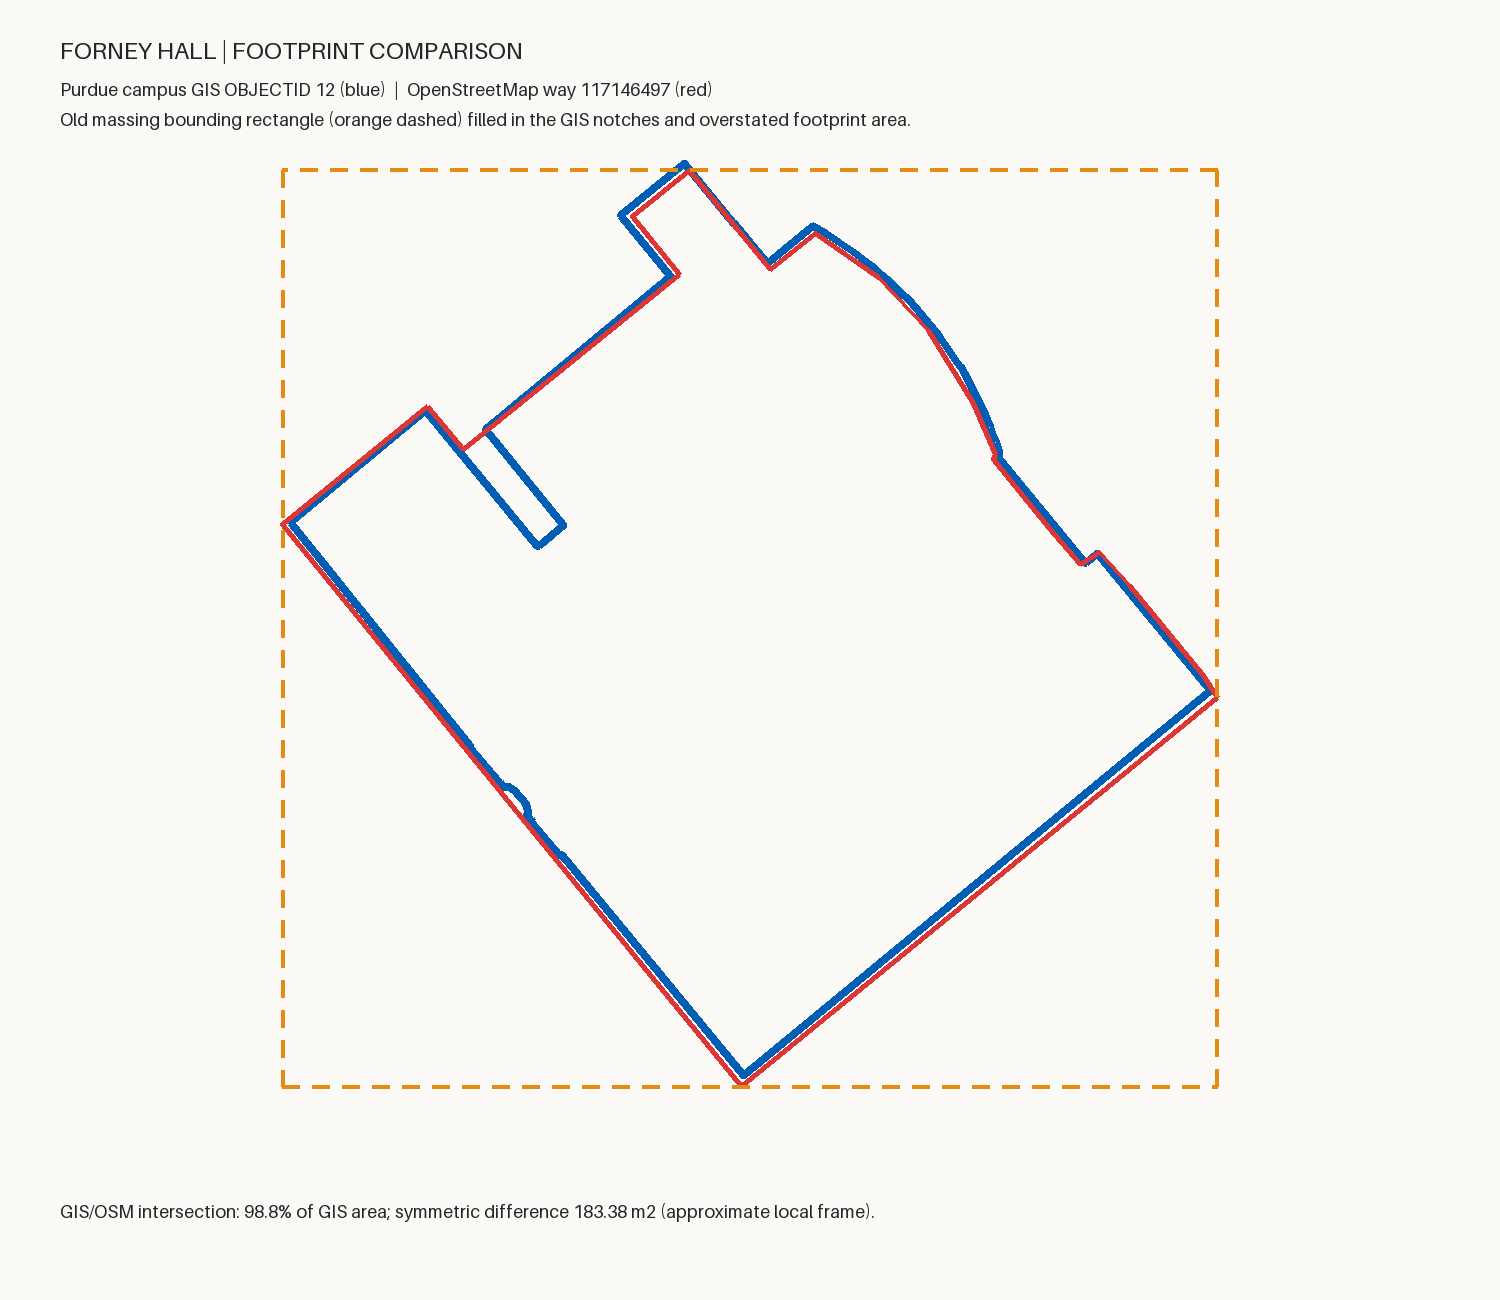

Write Python code to recreate this figure.
"""Recompute Forney GIS/OSM comparison and produce a review overlay."""
import json, math
from pathlib import Path
from PIL import Image, ImageDraw, ImageFont
from shapely.geometry import Polygon

HERE=Path(__file__).resolve().parent
gis=json.loads((HERE/'purdue_gis_current.json').read_text(encoding='utf-8-sig'))
osm=json.loads((HERE/'openstreetmap_way_117146497_full.json').read_text(encoding='utf-8-sig'))
frny=next(f for f in gis['features'] if f['properties'].get('OBJECTID')==12)
nodes={n['id']:n for n in osm['elements'] if n['type']=='node'}
way=next(x for x in osm['elements'] if x['type']=='way' and x['id']==117146497)

def local(lon,lat):
    return ((lon+86.9137)*111412.84*math.cos(math.radians(40.4274)),(lat-40.4274)*111040.0)
gis_xy=[local(lon,lat) for lon,lat in frny['geometry']['coordinates'][0]]
osm_xy=[local(nodes[i]['lon'],nodes[i]['lat']) for i in way['nodes']]
old=Polygon(gis_xy); community=Polygon(osm_xy)
intersection=old.intersection(community).area
symdiff=old.symmetric_difference(community).area
old_massing=[-70.15533447265625,192.23245239257812,17.878074645996094,278.39947509765625]
gis_bounds=[min(x for x,y in gis_xy),min(y for x,y in gis_xy),max(x for x,y in gis_xy),max(y for x,y in gis_xy)]
osm_bounds=[min(x for x,y in osm_xy),min(y for x,y in osm_xy),max(x for x,y in osm_xy),max(y for x,y in osm_xy)]
metrics={
 "purdue_feature":"OBJECTID 12 / FRNY",
 "purdue_polygon_source_area_attribute_m2":frny['properties'].get('Shape.STArea()'),
 "purdue_polygon_area_after_local_conversion_m2":round(old.area,2),
 "osm_way":"117146497 version 9",
 "osm_polygon_area_after_local_conversion_m2":round(community.area,2),
 "intersection_m2":round(intersection,2),
 "intersection_as_percent_of_purdue_local_area":round(100*intersection/old.area,2),
 "intersection_as_percent_of_osm_local_area":round(100*intersection/community.area,2),
 "symmetric_difference_m2":round(symdiff,2),
 "purdue_bounds_local_m_xyxy":[round(v,3) for v in gis_bounds],
 "osm_bounds_local_m_xyxy":[round(v,3) for v in osm_bounds],
 "old_box_bounds_local_m_xyxy":[round(v,3) for v in old_massing],
 "old_box_area_m2":round((old_massing[2]-old_massing[0])*(old_massing[3]-old_massing[1]),2),
 "footprint_area_conflict_note":"The ArcGIS attribute Shape.STArea is 6261.056 m2, but its returned ring computes to a 3621.9 m2 polygon after the documented local coordinate conversion. OSM and the returned footprint polygon agree strongly in shape; the numeric area discrepancy is unresolved and is not used to rescale the asset.",
 "legacy_feature_overlap_note":"The separate 1938-1939 feature is an older FRNY record whose outline is almost wholly contained by the newer whole-building polygon; it is retained as historical context, not added as a second building."
}
(HERE/'footprint_comparison.json').write_text(json.dumps(metrics,indent=2),encoding='utf-8')

allpts=gis_xy+osm_xy
pad=6
xmin=min(p[0] for p in allpts)-pad; xmax=max(p[0] for p in allpts)+pad
ymin=min(p[1] for p in allpts)-pad; ymax=max(p[1] for p in allpts)+pad
W=1500; H=1300; scale=min((W-180)/(xmax-xmin),(H-250)/(ymax-ymin))
ox=(W-(xmax-xmin)*scale)/2; oy=H-150
def pix(p): return (int(ox+(p[0]-xmin)*scale),int(oy-(p[1]-ymin)*scale))
im=Image.new('RGB',(W,H),(250,249,245)); d=ImageDraw.Draw(im)
def draw_poly(points,color,width=6):
    q=[pix(p) for p in points]
    if q and q[0]!=q[-1]:q.append(q[0])
    d.line(q,fill=color,width=width,joint='curve')
draw_poly(gis_xy,(0,95,180),8)
draw_poly(osm_xy,(220,55,55),5)
# Original simple massing bounding rectangle, orange dashed.
b=old_massing; x0,y0,x1,y1=b
rect=[(x0,y0),(x1,y0),(x1,y1),(x0,y1),(x0,y0)]
for a,c in zip(rect[:-1],rect[1:]):
    ax,ay=pix(a); bx,by=pix(c); L=math.hypot(bx-ax,by-ay)
    for s in range(0,int(L),30):
        t0=s/L; t1=min((s+17)/L,1)
        d.line((int(ax+(bx-ax)*t0),int(ay+(by-ay)*t0),int(ax+(bx-ax)*t1),int(ay+(by-ay)*t1)),fill=(226,140,20),width=4)
font=ImageFont.load_default(size=24); small=ImageFont.load_default(size=18)
d.text((60,35),'FORNEY HALL | FOOTPRINT COMPARISON',font=font,fill=(35,38,42))
d.text((60,78),'Purdue campus GIS OBJECTID 12 (blue)  |  OpenStreetMap way 117146497 (red)',font=small,fill=(35,38,42))
d.text((60,108),'Old massing bounding rectangle (orange dashed) filled in the GIS notches and overstated footprint area.',font=small,fill=(35,38,42))
d.text((60,H-100),f"GIS/OSM intersection: {metrics['intersection_as_percent_of_purdue_local_area']}% of GIS area; symmetric difference {metrics['symmetric_difference_m2']} m2 (approximate local frame).",font=small,fill=(35,38,42))
im.save(HERE/'footprint_comparison.png')
print(json.dumps(metrics,indent=2))
